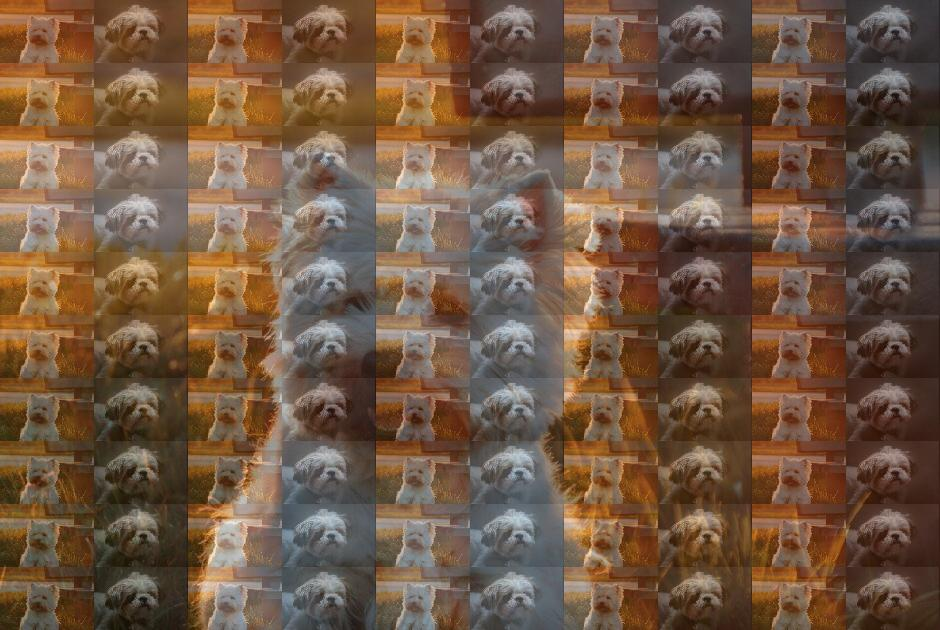
#> input picture images/dog-filled-with-images-include-itself.jpg, 940 x 630 px
$ python fit.py images/dog-filled-with-images-include-itself.jpg   (older library calls are emulated)
#> lines starting #> are read from the running program, lines starting #| are printed output that depends on the picture
#!/bin/python3
from PIL import Image, ImageFont, ImageDraw
import operator
import argparse
import os
import sys


class TextSet:
    def __init__(self, s, loop):
        self.str = str(s)
        self.index = -1
        self.loop = loop

    def next(self):
        self.index = self.index + 1
        if self.index >= len(self.str):
            if not self.loop:
                raise Exception('The text is used up')
            self.index = 0
        return self.str[self.index]


class ImageTextify:

    def __init__(self, image, font, text="text", text_lines=50, gray=False, loop=True):
        if gray:
            self.orig_image = image.convert("L")
            self.background_color = 0
        else:
            self.orig_image = image
            self.background_color = (0, 0, 0)
        self.font = font
        self.textSet = TextSet(text, loop)
        self.text_lines = text_lines
        self.gray = gray
        self.orig_width = image.width
        self.orig_height = image.height
        self.mode = self.orig_image.mode
        self.zoom_scale = 2
        self.width = self.orig_width * self.zoom_scale
        self.height = self.orig_height * self.zoom_scale
        self.block_size = self.height // self.text_lines

    def setBackgroundColor(self, background_color):
        self.background_color = background_color

    def replace(self, image):
        zoom_scale = self.zoom_scale
        width = self.width
        height = self.height
        block_size = height // self.text_lines
        # font, draw and text
        draw = ImageDraw.Draw(image)  # draw on result image
        font = ImageFont.truetype(self.font, block_size)  # font used
        x_bias = self.text_lines / 8
        y_bias = 400 / self.text_lines
    # iterator and replace
        for h in range(0, height // block_size):
            for w in range(0, width // block_size):
                block_width = w * block_size
                block_height = h * block_size
                # initialize fill color
                if self.gray:
                    fill_color = 0
                else:
                    fill_color = (0, 0, 0)
                # get average color in the block
                width_begin = max(0, block_width)
                width_end = min(width, block_width + block_size)
                height_begin = max(0, block_height)
                height_end = min(height, block_height + block_size)
                for i in range(block_width, block_width + block_size):
                    for j in range(block_height, block_height + block_size):
                        pixel = self.orig_image.getpixel((i / zoom_scale, j / zoom_scale))
                        if self.gray:
                            fill_color = fill_color + pixel
                        else:
                            fill_color = tuple(map(operator.add, fill_color, pixel))
                block_area = (width_end - width_begin) * (height_end - height_begin)
                if self.gray:
                    fill_color = fill_color // block_area
                else:
                    fill_color = tuple(x // block_area for x in fill_color)
                # draw text on the result image
                try:
                    text = self.textSet.next()
                    draw.text((block_width + x_bias, block_height - y_bias),
                              text,
                              fill=fill_color,
                              font=font)
                except Exception as inst:
                    return image
        # draw.text((0, -5), "画", (60, 63, 65), font=font)
        print(x_bias, y_bias)
        return image

    def textify(self):
        # create, scale the image 2 times to anti-aliasing
        zoom_scale = self.zoom_scale
        width = self.width
        height = self.height
        result_image = Image.new(self.mode, (width, height), self.background_color)
        # replace original pixel with text
        result_image = self.replace(result_image)
        # Zoom out the picture twice as the original image size
        result_image = result_image.resize((width // zoom_scale, height // zoom_scale),
                                           Image.ANTIALIAS)
        return result_image


def isColorString(color):
    if len(color) != 6:
        return False
    try:
        r, g, b = int(color[0:2], 16), int(color[2:4], 16), int(color[4:6], 16)
    except ValueError:
        return False
    if r < 0 or r >= 256 or g < 0 or g >= 256 or b < 0 or b >= 256:
        return False
    return True


def main():
    # create parser
    parser = argparse.ArgumentParser(description="A simple program that"
                                                 " replaces the original "
                                                 "pixels of a picture with text")
    # add arguments
    parser.add_argument('infile', metavar='input',
                        type=str,
                        help='input file')
    parser.add_argument('--lines', '-l', dest='lines',
                        type=int,
                        default=50,
                        help='text lines will on the image, default: 50')
    parser.add_argument('--text', '-t', dest='text',
                        default='text',
                        help='text will be drawn on the image, default: text')
    parser.add_argument('--gray', '-g', dest='gray', nargs='?',
                        type=bool,
                        const=True,
                        default=False,
                        help='whether to output grayscale image, default: False')
    parser.add_argument('--output', '-o', dest='output',
                        type=str,
                        default='default',
                        help='output file path, default: ./a.extension')
    parser.add_argument('--font', '-f', dest='font',
                        type=str,
                        default='./font/NotoSansCJK-Regular.ttc',
                        help='specify the font to use, if the default font is not displayed')
    parser.add_argument('--background-color', '-b', dest='background_color',
                        type=str,
                        default='000000',
                        help='specify the background color in hex format when gray is not set '
                             'and in int format when gray is set. '
                             'when use int format, the range of color is 0 - 255 '
                             'In hex format e.g. 00ff00. '
                             'In int format e.g. 0')
    parser.add_argument('--not-loop-text', '-n', dest='loop_text', nargs='?',
                        type=bool,
                        const=False,
                        default=True,
                        help='whether to loop text when the text is used up')
    # get arguments
    args = parser.parse_args()
    infile = args.infile
    text_lines = args.lines
    text = args.text
    gray = args.gray
    outfile = args.output
    font = args.font
    background_color = args.background_color
    loop_text = args.loop_text
    if not gray:
        if not isColorString(background_color):
            sys.exit("background color format is wrong.")
        r, g, b = int(background_color[0:2], 16), int(background_color[2:4], 16), int(background_color[4:6], 16)
        background_color = (r, g, b)
    else:
        try:
            if background_color == '000000':
                background_color = 0
            else:
                background_color = int(background_color)
            if background_color < 0 or background_color >= 256:
                raise ValueError
        except ValueError:
            sys.exit("background color format is wrong.")
    # process
    if outfile == 'default':
        outfile = './a' + os.path.splitext(infile)[1]
    try:
        # open image
        image = Image.open(infile)
#> image is the input picture: PIL image 940x630 RGB; mean R, G, B 114.7, 87.9, 67.2
        print("Dealing with", infile)
        print("Image size: ", image.size)
#| Image size:  (940, 630)
        # textify
        image_textify = ImageTextify(image, font, text_lines=text_lines, text=text, gray=gray, loop=loop_text)
        image_textify.setBackgroundColor(background_color)
        result_image = image_textify.textify()
#> in textify, `result_image = Image.new(self.mode, (width, height), self.background_c..`: result_image: PIL image 1880x1260 RGB; every value is 0
#> in textify, `result_image = self.replace(result_image)`:
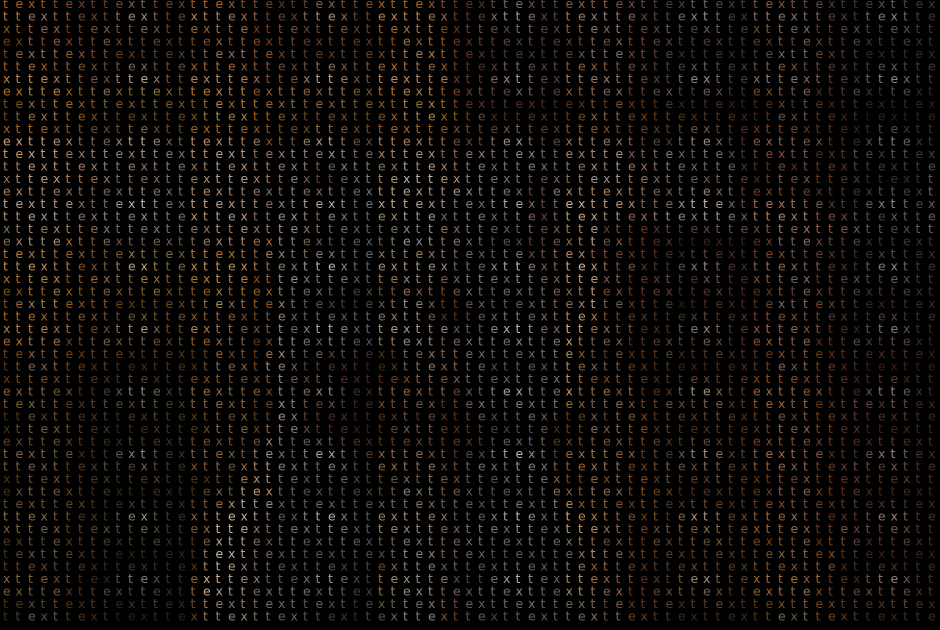
#> result_image: PIL image 1880x1260 RGB (shown at 1/2 size); mean R, G, B 12.6, 9.6, 7.4
#> in textify, `result_image = result_image.resize((width // zoom_scale, height // zoo..`:
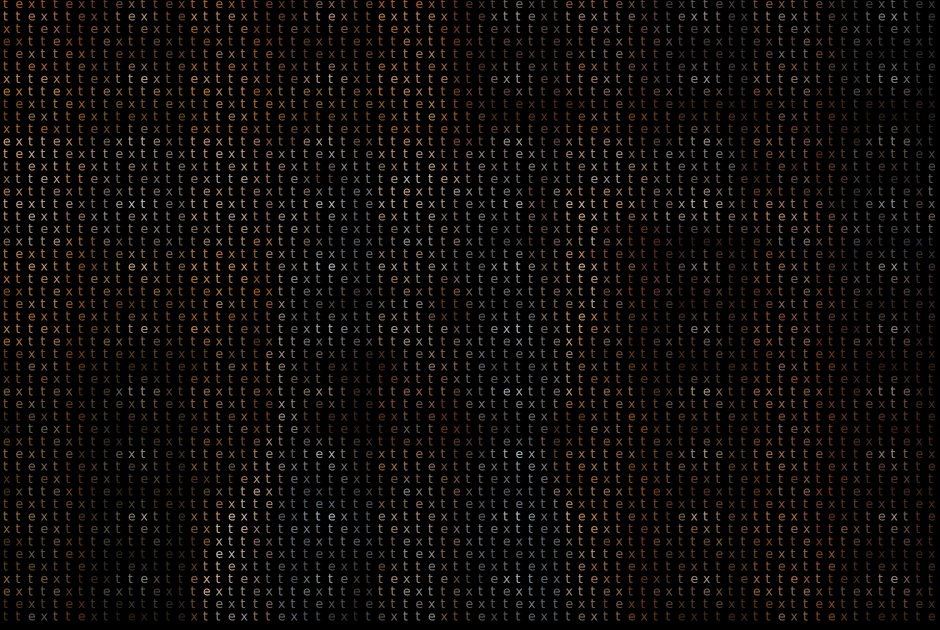
#> result_image: PIL image 940x630 RGB; mean R, G, B 13.6, 10.4, 7.9
        # save image
        result_image.save(outfile)
        result_image.close()
        print("Saved as", outfile, "\nSize: ", result_image.size, "\n")
#| Saved as ./a.jpg
#| Size:  (940, 630)
    except IOError:
        print("Can't open file:", infile)


if __name__ == "__main__":
    main()
